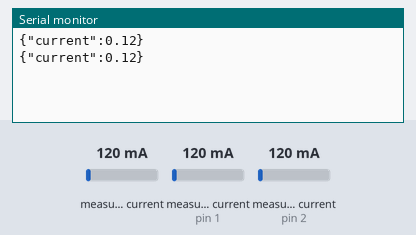
A sketch run on a simulated Arduino Uno, built with avr-gcc and run on an emulated ATmega328P. Parts: the last lines printed to the serial monitor. The inputs (shaded band) are chosen by the test bench; at power-on: measured current 120 mA, measured current (sensors on pin 1, pin 2) 120 mA.

Above: at 2.5 s.
2.6 s: measured current (sensor 0) set to 40 mA
At 4.0 s:
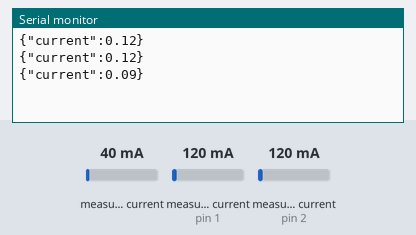
4.7 s: measured current (sensor on pin 1) set to 40 mA
At 6.4 s:
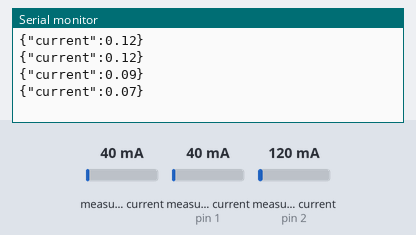
6.8 s: measured current (sensor on pin 2) set to 40 mA
At 6.8 s:
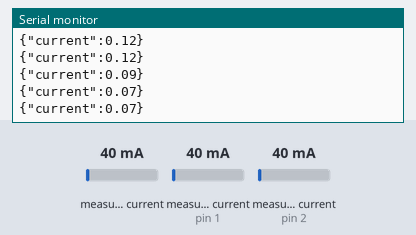
8.9 s: measured current (sensor 0) set to 500 mA
At 10.2 s:
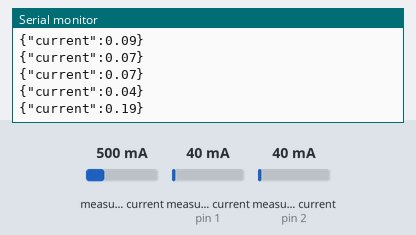
11.0 s: measured current (sensor on pin 1) set to 500 mA
At 12.5 s:
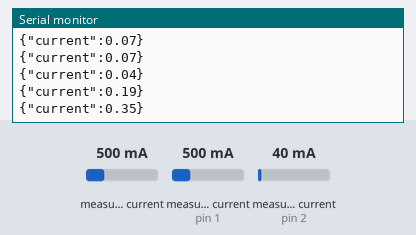
13.1 s: measured current (sensor on pin 2) set to 500 mA
At 15.2 s:
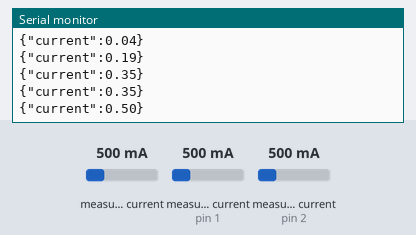
Timing chart, 0 to 16.2 s (numbered marks = the images above; inputs shaded):
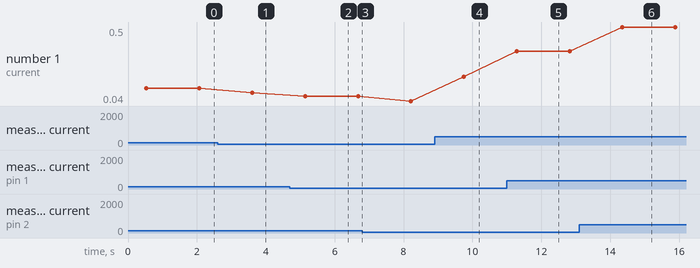

Measured:
- after the input at 2.6 s, the serial monitor: prints a new line after 1.0 s (image 1)
- after the input at 4.7 s, the serial monitor: prints a new line after 0.44 s (image 2)
- after the input at 8.9 s, the serial monitor: prints a new line after 0.85 s (image 4)
- after the input at 11.0 s, the serial monitor: prints a new line after 0.28 s (image 5)
- after the input at 13.1 s, the serial monitor: prints a new line after 1.3 s (image 6)
- plotted number 1: 0.12 → 0.09 after the input at 2.6 s, 0.09 → 0.07 after the input at 4.7 s, 0.07 → 0.04 after the input at 6.8 s, 0.04 → 0.19 after the input at 8.9 s, 0.19 → 0.35 after the input at 11.0 s

The sketch:

main.ino
```cpp
#include "EmonLib.h"

EnergyMonitor emon1;
EnergyMonitor emon2;
EnergyMonitor emon3;

void setup()
{
    Serial.begin(9600);
    emon1.current(0, 42);  //Current: input pin, calibration.
    emon2.current(1, 43);  //Current: input pin, calibration.
    emon3.current(2, 44);  //Current: input pin, calibration.
}

void loop()
{

    double Irms1 = emon1.calcIrms(1480);  // Calculate Irms1 only
    double Irms2 = emon2.calcIrms(1480);  // Calculate Irms2 only
    double Irms3 = emon3.calcIrms(1480);  // Calculate Irms3 only
    double Irms_W = (Irms1 + Irms2 + Irms3) / 3;

    if(Irms_W>=0){
      Serial.print("{\"current\":");
      Serial.print(Irms_W);
      Serial.println("}");// Irms
    }
    delay(1000);
}
```
